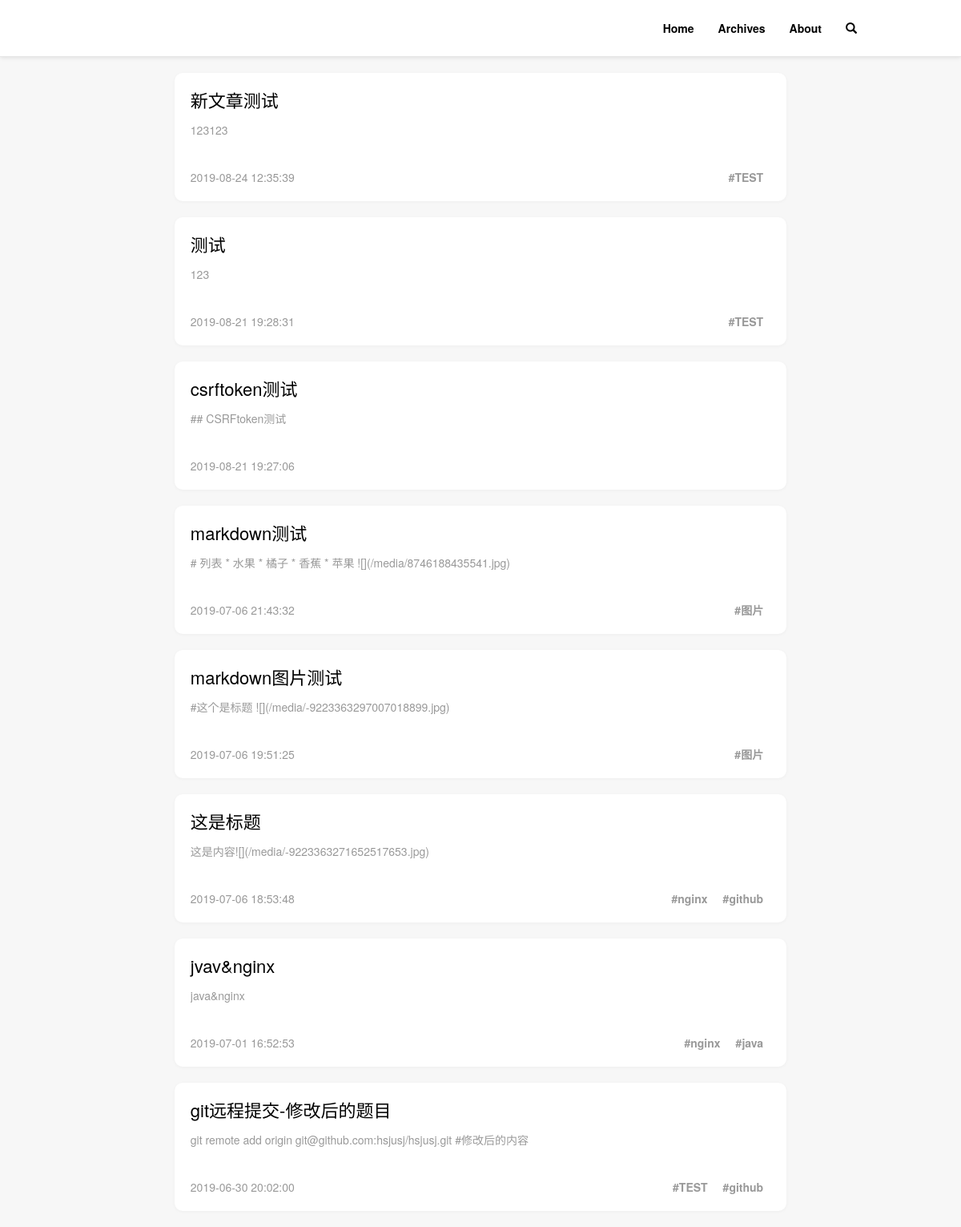
/home/, run on the app's committed database.
### blog/models.py (models this page shows)
class Articles(models.Model):
    aid = models.AutoField(primary_key=True)
    title = models.CharField(max_length=32, db_index=True)
    content = models.TextField()
    create_datetime = models.DateTimeField(auto_now_add=True, db_index=True)

class ArticlesToTags(models.Model):
    article = models.ForeignKey(to='Articles', to_field='aid', on_delete=models.CASCADE)
    tag = models.ForeignKey(to='Tags', to_field='tid', on_delete=models.CASCADE)

class Tags(models.Model):
    tid = models.AutoField(primary_key=True)
    tag_name = models.CharField(max_length=18)

### blog/views.py (the view)
# urls.py: 2. Add a URL to urlpatterns:  path('', views.home, name='home')
def home(request):
    if request.META.get('HTTP_X_PJAX', False):
        articles = models.Articles.objects.all()
        return TemplateResponse(request, 'response/blog/home_response.html', {'articles':articles})
    elif request.method == 'GET':
        articles = models.Articles.objects.all()
        return render(request, 'view/blog/home.html', {'articles':articles})

### templates/view/blog/home.html (shortened to what this page needs)
{% extends "layout/base.html" %}
{% block body %}
    <div class="post-list">
        {% for article in articles reversed %}
            <div class="post-list-item">
                <div class="title">
                    <a addr="{% url 'article' article.aid %}">{{ article.title }}</a>
                </div>
                <div class="content">
                    <p>{{ article.content }}</p>
                </div>
                <div class="footer">
                    <span class="datetime">{{ article.create_datetime | date:'Y-m-d H:i:s' }}</span>
                    {% for articletotags in article.articlestotags_set.all %}
                    <span class="tag hidden-xs">#{{ articletotags.tag.tag_name }}</span>
                    {% endfor %}
                </div>
            </div>
        {% endfor %}
    </div>
{% endblock %}

### static/css/base.css (style rules this page uses)
body { background-color: #f7f7f7; }
.post-list { padding:0 0.7rem; }
.post-list-item { background-color:#ffffff; width:100%; min-height:160px; padding:18px 4px 5px 20px; border-radius:10px; margin-bottom:20px; box-shadow:0 1px 4px rgba(0,0,0,.04); position:relative; }
.title > a { color:black; font-size:2.2rem; cursor:pointer; }
.content { margin-top:1.2rem; white-space:nowrap; text-overflow:ellipsis; overflow:hidden; }
.content > p { color:#999; }
.datetime { color:#999; }
.tag { float:right; margin-right:1.9rem; font-weight:bold; color:#999; }
.datetime, .tag { font-size:1.4rem; }
.footer { width:100%; position:absolute; bottom:20px; padding-right:3.0rem; }

### data on the page
Articles: title "新文章测试", content "123123", create_datetime "2019-08-24 12:35:39"
ArticlesToTags: tag.tag_name "TEST"
Articles: title "测试", content "123", create_datetime "2019-08-21 19:28:31"
ArticlesToTags: tag.tag_name "TEST"
Articles: title "csrftoken测试", content "## CSRFtoken测试", create_datetime "2019-08-21 19:27:06"
Articles: title "markdown测试", content "# 列表 * 水果 * 橘子 * 香蕉 * 苹果 ![](/media/8746188435541.jpg)", create_datetime "2019-07-06 21:43:32"
ArticlesToTags: tag.tag_name "图片"
Articles: title "markdown图片测试", content "#这个是标题 ![](/media/-9223363297007018899.jpg)", create_datetime "2019-07-06 19:51:25"
ArticlesToTags: tag.tag_name "图片"
Articles: title "这是标题", content "这是内容![](/media/-9223363271652517653.jpg)", create_datetime "2019-07-06 18:53:48"
ArticlesToTags: tag.tag_name "github"
ArticlesToTags: tag.tag_name "nginx"
Articles: title "jvav&nginx", content "java&nginx", create_datetime "2019-07-01 16:52:53"
ArticlesToTags: tag.tag_name "java"
ArticlesToTags: tag.tag_name "nginx"
Articles: title "git远程提交-修改后的题目", content "git remote add origin git@github.com:hsjusj/hsjusj.git #修改后的内容", create_datetime "2019-06-30 20:02:00"
ArticlesToTags: tag.tag_name "github"
ArticlesToTags: tag.tag_name "TEST"
